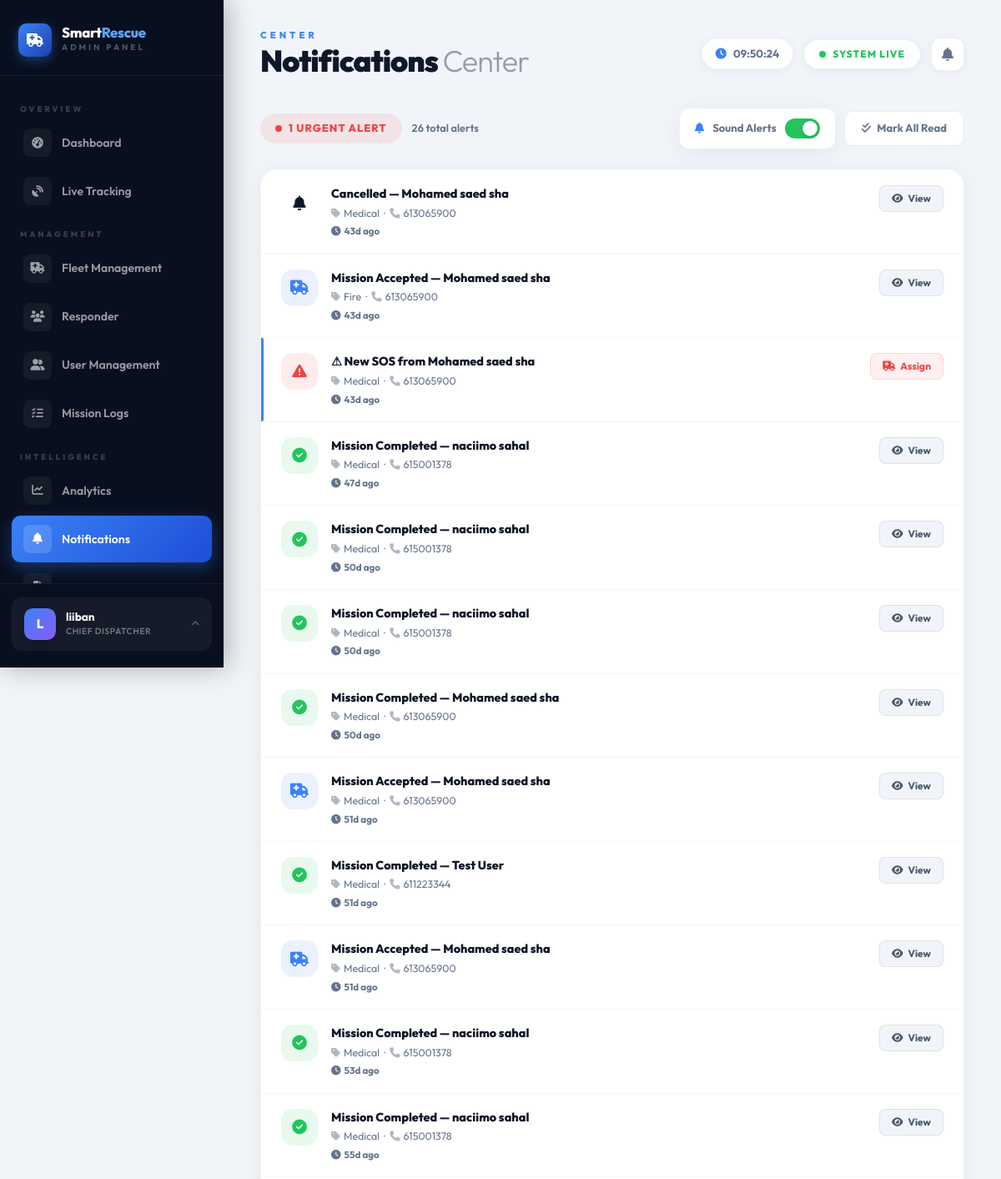
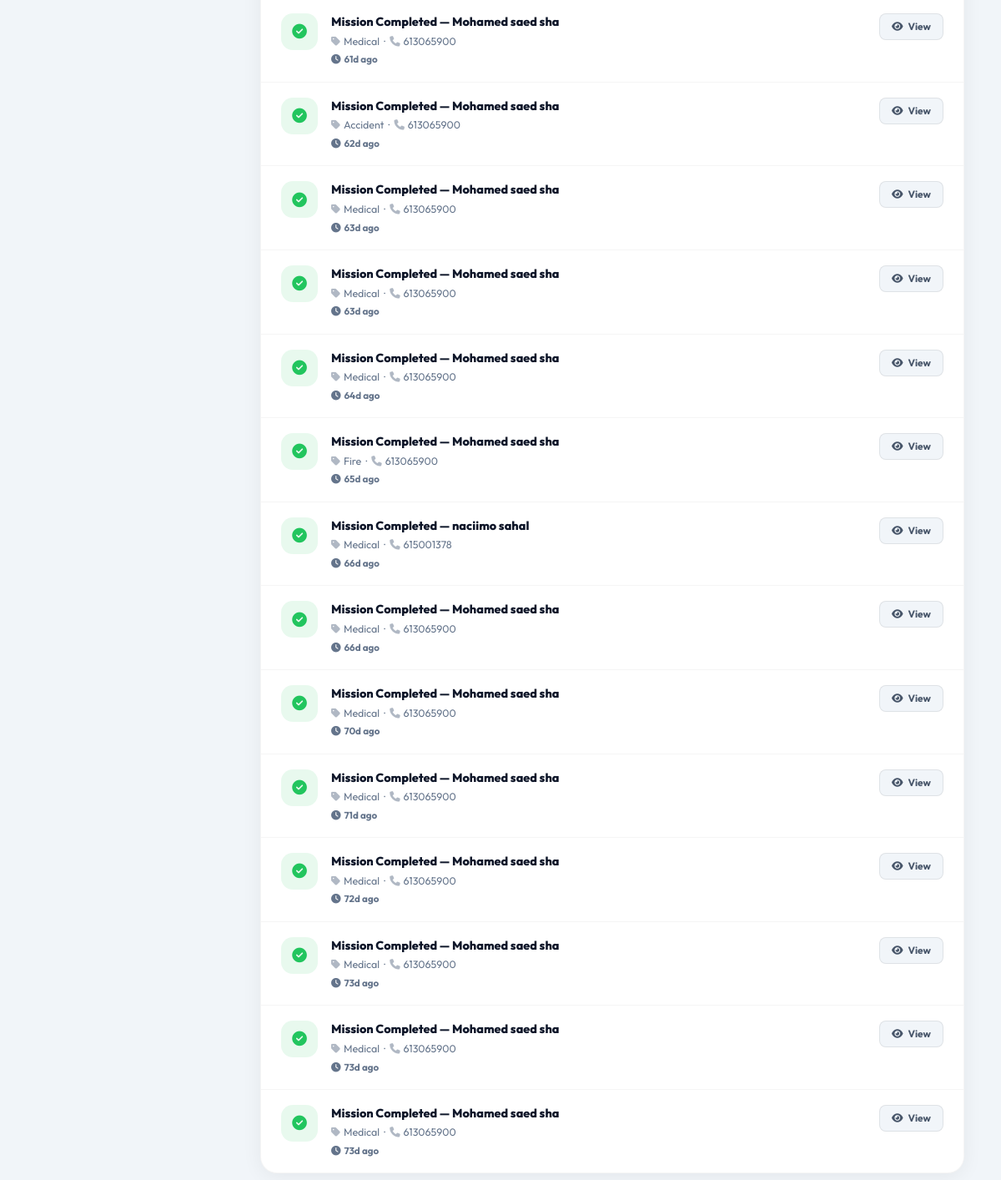
/admin/notifications.php (signed in), run on the app's committed database (2 pictures, top to bottom).
### tables this page shows
CREATE TABLE `system_settings` (
  `id` int(11) NOT NULL AUTO_INCREMENT,
  `setting_key` varchar(100) DEFAULT NULL,
  `setting_value` text DEFAULT NULL,
  `updated_at` timestamp NOT NULL DEFAULT current_timestamp() ON UPDATE current_timestamp(),
  PRIMARY KEY (`id`),
  UNIQUE KEY `setting_key` (`setting_key`)
);

CREATE TABLE `rescue_requests` (
  `id` int(11) NOT NULL AUTO_INCREMENT,
  `user_id` int(11) NOT NULL,
  `lat` decimal(10,8) DEFAULT NULL,
  `lng` decimal(11,8) DEFAULT NULL,
  `emergency_type` varchar(50) NOT NULL,
  `description` text DEFAULT NULL,
  `evidence_image` varchar(255) DEFAULT NULL,
  `status` varchar(50) DEFAULT 'pending',
  `created_at` timestamp NOT NULL DEFAULT current_timestamp(),
  `assigned_unit_id` int(11) DEFAULT NULL,
  `accuracy` float DEFAULT NULL,
  PRIMARY KEY (`id`)
);

CREATE TABLE `users` (
  `id` int(11) NOT NULL AUTO_INCREMENT,
  `fullname` varchar(100) NOT NULL,
  `phone` varchar(20) NOT NULL,
  `email` varchar(100) NOT NULL,
  `password` varchar(255) NOT NULL,
  `created_at` timestamp NOT NULL DEFAULT current_timestamp(),
  `role` varchar(50) NOT NULL DEFAULT 'user',
  `profile_image` varchar(255) DEFAULT NULL,
  `dark_mode` tinyint(1) DEFAULT 0,
  `medical_info` text DEFAULT NULL,
  `emergency_contacts` text DEFAULT NULL,
  `current_lat` decimal(10,8) DEFAULT NULL,
  `current_lng` decimal(11,8) DEFAULT NULL,
  `location_updated_at` timestamp NOT NULL DEFAULT current_timestamp() ON UPDATE current_timestamp(),
  `language` varchar(10) DEFAULT 'en',
  `date_format` varchar(10) DEFAULT 'dmy',
  `gps_enabled` tinyint(1) DEFAULT 1,
  `share_live_location` tinyint(1) DEFAULT 1,
  `location_history` tinyint(1) DEFAULT 0,
  `vibration_enabled` tinyint(1) DEFAULT 1,
  `notifications_enabled` tinyint(1) DEFAULT 1,
  `gps_access` tinyint(1) DEFAULT 1,
  `live_sos_location` tinyint(1) DEFAULT 1,
  `time_format_24h` tinyint(1) DEFAULT 1,
  `sound_alerts` tinyint(1) DEFAULT 1,
  `emergency_updates` tinyint(1) DEFAULT 1,
  `location_sharing` tinyint(1) DEFAULT 1,
  `auto_gps_tracking` tinyint(1) DEFAULT 1,
  `session_timeout` varchar(20) DEFAULT '30',
  `birth_date` date DEFAULT NULL,
  `gender` varchar(10) DEFAULT NULL,
  `last_session_id` varchar(255) DEFAULT NULL,
  PRIMARY KEY (`id`),
  UNIQUE KEY `email` (`email`)
);

### admin/includes/lang.php (called while the page is built, shortened)
<?php
if (!isset($sys_lang)) {
    $sys_lang = 'en';
    if (isset($conn)) {
        if (function_exists('get_setting')) {
            $sys_lang = get_setting($conn, 'language', 'en');
        } else {
            $_lang_res = mysqli_query($conn, "SELECT setting_value FROM system_settings WHERE setting_key='language' LIMIT 1");
            if ($_lang_res && $_lang_row = mysqli_fetch_assoc($_lang_res)) {
                $sys_lang = $_lang_row['setting_value'] ?: 'en';
            }
        }
    }
}
function t($key) {
    global $translations, $sys_lang;
    $lang = $sys_lang ?? 'en';
    if (isset($translations[$lang][$key])) {
        return $translations[$lang][$key];
    }
    return $key;
}
?>

### admin/notifications.php (the view, shortened to what this page needs)
<?php
require_once '../config/db.php';
$q = "SELECT r.id, r.status, r.emergency_type, r.created_at, r.lat, r.lng,
             u.fullname as patient_name, u.phone as patient_phone
      FROM rescue_requests r
      JOIN users u ON r.user_id = u.id
      ORDER BY r.created_at DESC LIMIT 50";
$res = mysqli_query($conn, $q);
$alerts = [];
while ($row = mysqli_fetch_assoc($res)) $alerts[] = $row;
$new_count = count(array_filter($alerts, fn($a) => $a['status'] === 'pending'));
?>
<!DOCTYPE html>
<html lang="en">
<head>
<link rel="stylesheet" href="https://cdn.jsdelivr.net/npm/bootstrap@5.3.2/dist/css/bootstrap.min.css">
<link rel="stylesheet" href="https://cdnjs.cloudflare.com/ajax/libs/font-awesome/6.5.0/css/all.min.css">
</head>
<body>
<?php include 'includes/sidebar.php'; ?>
<main class="main-wrapper">
<?php $page_title = 'Notifications'; $page_subtitle = 'Center'; include 'includes/topbar.php'; ?>
<div class="notif-toolbar">
    <div style="display:flex;align-items:center;gap:12px">
        <?php if ($new_count > 0): ?>
        <div class="notif-count-badge">
            <span style="width:8px;height:8px;background:#ef4444;border-radius:50%;animation:pulse-badge 1.5s infinite"></span>
            <?= $new_count ?> Urgent Alert<?= $new_count > 1 ? 's' : '' ?>
        </div>
        <?php endif; ?>
        <span style="font-size:0.8rem;font-weight:600;color:var(--text-muted)"><?= count($alerts) ?> total alerts</span>
    </div>
    <div class="notif-actions">
        <div class="sound-toggle-row">
            <i class="fa fa-bell" style="color:var(--accent)"></i>
            <span>Sound Alerts</span>
            <label class="toggle-switch">
                <span class="toggle-slider"></span>
            </label>
        </div>
        <form method="POST">
            <button type="submit" name="mark_all_read" class="btn-mark-read">
                <i class="fa fa-check-double"></i> Mark All Read
            </button>
        </form>
    </div>
</div>
<div class="panel">
<?php foreach ($alerts as $a):
    $isPending = $a['status'] === 'pending';
    $iconClass = $a['status'];
    $icons = ['pending'=>'fa-triangle-exclamation','accepted'=>'fa-truck-medical','completed'=>'fa-circle-check','cancelled'=>'fa-ban'];
    $icon = $icons[$a['status']] ?? 'fa-bell';
    $timeAgo = human_time_diff(strtotime($a['created_at']));
?>
<div class="notif-item <?= $isPending ? 'unread' : '' ?>">
    <div class="notif-icon <?= $iconClass ?>"><i class="fa <?= $icon ?>"></i></div>
    <div class="notif-body">
        <div class="notif-title">
            <?php if ($isPending): ?>⚠ New SOS from <?= htmlspecialchars($a['patient_name']) ?>
            <?php elseif ($a['status'] === 'accepted'): ?>Mission Accepted — <?= htmlspecialchars($a['patient_name']) ?>
            <?php elseif ($a['status'] === 'completed'): ?>Mission Completed — <?= htmlspecialchars($a['patient_name']) ?>
            <?php else: ?>Cancelled — <?= htmlspecialchars($a['patient_name']) ?>
            <?php endif; ?>
        </div>
        <div class="notif-sub">
            <i class="fa fa-tag" style="margin-right:4px;opacity:0.5"></i><?= htmlspecialchars($a['emergency_type'] ?? 'Unknown') ?>
            &nbsp;·&nbsp;
            <i class="fa fa-phone" style="margin-right:4px;opacity:0.5"></i><?= htmlspecialchars($a['patient_phone']) ?>
        </div>
        <div class="notif-time"><i class="fa fa-clock" style="margin-right:4px"></i><?= $timeAgo ?></div>
    </div>
    <?php if ($isPending): ?>
    <a href="javascript:void(0)" onclick="openAssignModal(<?= $a['id'] ?>, <?= floatval($a['lat']) ?>, <?= floatval($a['lng']) ?>, '<?= addslashes(htmlspecialchars($a['emergency_type'])) ?>')" class="notif-action-btn urgent"><i class="fa fa-truck-medical"></i> Assign</a>
    <?php else: ?>
    <a href="incident.php?id=<?= $a['id'] ?>" class="notif-action-btn"><i class="fa fa-eye"></i> View</a>
    <?php endif; ?>
</div>
<?php endforeach; ?>
</div>
</main>
<?php
function human_time_diff($time) {
    $diff = time() - $time;
    return floor($diff/86400) . 'd ago';
}
?>
</body>
</html>

### admin/includes/sidebar.php (shortened to what this page needs)
<?php
$current_page = basename($_SERVER['PHP_SELF']);
function navActive($page, $current) {
    return $page === $current ? 'active' : '';
}
if (!function_exists('t')) {
    require_once __DIR__ . '/lang.php';
}
?>
<aside class="sidebar">
    <a href="index.php" class="sidebar-brand">
        <div class="sidebar-brand-icon"><i class="fa fa-truck-medical"></i></div>
        <div>
            <div class="sidebar-brand-text">Smart<span>Rescue</span></div>
            <div class="sidebar-brand-sub"><?= t('Admin Panel') ?></div>
        </div>
    </a>
    <nav class="sidebar-nav">
        <div class="nav-section-label"><?= t('Overview') ?></div>
        <a href="index.php" class="nav-item-link <?= navActive('index.php', $current_page) ?>">
            <span class="nav-icon"><i class="fa fa-gauge-high"></i></span>
            <?= t('Dashboard') ?>
        </a>
        <a href="live-tracking.php" class="nav-item-link <?= navActive('live-tracking.php', $current_page) ?>">
            <span class="nav-icon"><i class="fa fa-satellite-dish"></i></span>
            <?= t('Live Tracking') ?>
        </a>
        <div class="nav-section-label"><?= t('Management') ?></div>
        <a href="fleet.php" class="nav-item-link <?= navActive('fleet.php', $current_page) ?>">
            <span class="nav-icon"><i class="fa fa-truck-medical"></i></span>
            <?= t('Fleet Management') ?>
        </a>
        <a href="team.php" class="nav-item-link <?= navActive('team.php', $current_page) ?>">
            <span class="nav-icon"><i class="fa fa-users"></i></span>
            <?= t('Responder') ?>
        </a>
        <a href="users.php" class="nav-item-link <?= navActive('users.php', $current_page) ?>">
            <span class="nav-icon"><i class="fa fa-user-group"></i></span>
            <?= t('User Management') ?>
        </a>
        <a href="view-requests.php" class="nav-item-link <?= navActive('view-requests.php', $current_page) ?>">
            <span class="nav-icon"><i class="fa fa-list-check"></i></span>
            <?= t('Mission Logs') ?>
        </a>
        <div class="nav-section-label"><?= t('Intelligence') ?></div>
        <a href="analytics.php" class="nav-item-link <?= navActive('analytics.php', $current_page) ?>">
            <span class="nav-icon"><i class="fa fa-chart-line"></i></span>
            <?= t('Analytics') ?>
        </a>
        <a href="notifications.php" class="nav-item-link <?= navActive('notifications.php', $current_page) ?>">
            <span class="nav-icon"><i class="fa fa-bell"></i></span>
            <?= t('Notifications') ?>
        </a>
        <a href="reports.php" class="nav-item-link <?= navActive('reports.php', $current_page) ?>">
            <span class="nav-icon"><i class="fa fa-file-lines"></i></span>
        </a>
    </nav>
    <div class="sidebar-footer">
        <div class="profile-dropdown-wrapper" id="pddWrapper">
            <div class="admin-profile-card" id="pddTrigger" role="button" aria-haspopup="true" aria-expanded="false">
                <div style="display:flex; align-items:center; gap:12px;">
                    <div class="admin-avatar">
                        <?php if(!empty($_SESSION['profile_image'])): ?>
                            <img src="../<?= htmlspecialchars($_SESSION['profile_image']) ?>" style="width:100%;height:100%;object-fit:cover;" alt="avatar">
                        <?php else: ?>
                            <?= strtoupper(substr($_SESSION['fullname'] ?? 'A', 0, 1)) ?>
                        <?php endif; ?>
                    </div>
                    <div>
                        <div class="admin-name"><?= htmlspecialchars($_SESSION['fullname'] ?? 'Admin') ?></div>
                        <div class="admin-role">Chief Dispatcher</div>
                    </div>
                </div>
                <i class="fa fa-chevron-up pdd-chevron" aria-hidden="true"></i>
            </div>
        </div>
    </div>
</aside>

### admin/notifications.php (style rules this page uses)
* { box-sizing:border-box;margin:0;padding:0 }
:root { --bg:#f1f5f9;--card-bg:#fff;--text:#0f172a;--text-muted:#64748b;--accent:#3b82f6;--sidebar-width:268px;--shadow:0 4px 24px rgba(0,0,0,0.06); }
body { font-family:'Outfit',sans-serif;background:var(--bg);color:var(--text); }
.main-wrapper { margin-left:var(--sidebar-width);padding:36px 44px;min-height:100vh; }
.notif-toolbar { display:flex;align-items:center;justify-content:space-between;margin-bottom:24px;flex-wrap:wrap;gap:12px; }
.notif-count-badge { display:inline-flex;align-items:center;gap:8px; padding:8px 18px;border-radius:50px; background:rgba(239,68,68,0.1);color:#ef4444; font-size:0.8rem;font-weight:800;text-transform:uppercase;letter-spacing:1px; }
.notif-actions { display:flex;align-items:center;gap:10px; }
.btn-mark-read { display:inline-flex;align-items:center;gap:7px; padding:10px 20px;border-radius:10px; border:none;cursor:pointer;font-family:'Outfit',sans-serif; font-size:0.82rem;font-weight:700; background:var(--card-bg);color:var(--text-muted); border:1px solid rgba(0,0,0,0.08);transition:0.2s; }
.sound-toggle-row { display:flex;align-items:center;gap:10px; padding:12px 18px;border-radius:12px; background:var(--card-bg);border:1px solid rgba(0,0,0,0.06); font-size:0.82rem;font-weight:700;color:var(--text-muted); box-shadow:var(--shadow); }
.toggle-switch { position:relative;width:42px;height:24px;cursor:pointer; }
.toggle-slider { position:absolute;inset:0;background:#cbd5e1;border-radius:50px;transition:0.3s; }
.toggle-slider::before { content:'';position:absolute;height:18px;width:18px;left:3px;bottom:3px; background:white;border-radius:50%;transition:0.3s;box-shadow:0 1px 4px rgba(0,0,0,0.2); }
.toggle-switch input:checked + .toggle-slider { background:#22c55e; }
.toggle-switch input:checked + .toggle-slider::before { transform:translateX(18px); }
.panel { background:var(--card-bg);border-radius:20px;box-shadow:var(--shadow);border:1px solid rgba(0,0,0,0.04);overflow:hidden; }
.notif-item { display:flex;align-items:flex-start;gap:16px; padding:18px 24px;border-bottom:1px solid rgba(0,0,0,0.04); transition:background 0.15s; position:relative; }
.notif-item:last-child { border-bottom:none; }
.notif-item.unread::before { content:'';position:absolute;left:0;top:0;bottom:0;width:3px; background:var(--accent);border-radius:0 2px 2px 0; }
.notif-icon { width:44px;height:44px;border-radius:14px; display:flex;align-items:center;justify-content:center; font-size:1.1rem;flex-shrink:0; }
.notif-icon.pending { background:rgba(239,68,68,0.1);color:#ef4444; }
.notif-icon.accepted { background:rgba(59,130,246,0.1);color:#3b82f6; }
.notif-icon.completed { background:rgba(34,197,94,0.1);color:#22c55e; }
.notif-body { flex:1; }
.notif-title { font-size:0.9rem;font-weight:800;margin-bottom:3px; }
.notif-sub { font-size:0.78rem;color:var(--text-muted); }
.notif-time { font-size:0.72rem;font-weight:700;color:var(--text-muted);white-space:nowrap;margin-top:3px; }
.notif-action-btn { display:inline-flex;align-items:center;gap:6px; padding:6px 14px;border-radius:8px; font-size:0.75rem;font-weight:700;text-decoration:none; background:#f1f5f9;color:#475569;border:1px solid rgba(0,0,0,0.08); transition:0.2s;white-space:nowrap; }
.notif-action-btn.urgent { background:rgba(239,68,68,0.08);color:#ef4444;border-color:rgba(239,68,68,0.15); }

### data on the page
system_settings: setting_value "ADMIN PANEL", setting_value "OVERVIEW", setting_value "Dashboard", setting_value "Live Tracking", setting_value "MANAGEMENT", setting_value "Fleet Management", setting_value "Responder", setting_value "User Management", setting_value "Mission Logs", setting_value "INTELLIGENCE", setting_value "Analytics", setting_value "Notifications"
rescue_requests: user.fullname "Mohamed saed sha", emergency_type "Medical", user.phone "613065900", created_at "43d ago"
rescue_requests: user.fullname "Mohamed saed sha", emergency_type "Fire", user.phone "613065900", created_at "43d ago"
rescue_requests: user.fullname "Mohamed saed sha", emergency_type "Medical", user.phone "613065900", created_at "43d ago"
rescue_requests: user.fullname "naciimo sahal", emergency_type "Medical", user.phone "615001378", created_at "47d ago"
rescue_requests: user.fullname "naciimo sahal", emergency_type "Medical", user.phone "615001378", created_at "50d ago"
rescue_requests: user.fullname "naciimo sahal", emergency_type "Medical", user.phone "615001378", created_at "50d ago"
rescue_requests: user.fullname "Mohamed saed sha", emergency_type "Medical", user.phone "613065900", created_at "50d ago"
rescue_requests: user.fullname "Mohamed saed sha", emergency_type "Medical", user.phone "613065900", created_at "51d ago"
rescue_requests: user.fullname "Test User", emergency_type "Medical", user.phone "611223344", created_at "51d ago"
rescue_requests: user.fullname "Mohamed saed sha", emergency_type "Medical", user.phone "613065900", created_at "51d ago"
rescue_requests: user.fullname "naciimo sahal", emergency_type "Medical", user.phone "615001378", created_at "53d ago"
rescue_requests: user.fullname "naciimo sahal", emergency_type "Medical", user.phone "615001378", created_at "55d ago"
rescue_requests: user.fullname "Mohamed saed sha", emergency_type "Medical", user.phone "613065900", created_at "61d ago"
rescue_requests: user.fullname "Mohamed saed sha", emergency_type "Accident", user.phone "613065900", created_at "62d ago"
rescue_requests: user.fullname "Mohamed saed sha", emergency_type "Medical", user.phone "613065900", created_at "63d ago"
rescue_requests: user.fullname "Mohamed saed sha", emergency_type "Medical", user.phone "613065900", created_at "63d ago"
rescue_requests: user.fullname "Mohamed saed sha", emergency_type "Medical", user.phone "613065900", created_at "64d ago"
rescue_requests: user.fullname "Mohamed saed sha", emergency_type "Fire", user.phone "613065900", created_at "65d ago"
rescue_requests: user.fullname "naciimo sahal", emergency_type "Medical", user.phone "615001378", created_at "66d ago"
rescue_requests: user.fullname "Mohamed saed sha", emergency_type "Medical", user.phone "613065900", created_at "66d ago"
rescue_requests: user.fullname "Mohamed saed sha", emergency_type "Medical", user.phone "613065900", created_at "70d ago"
rescue_requests: user.fullname "Mohamed saed sha", emergency_type "Medical", user.phone "613065900", created_at "71d ago"
rescue_requests: user.fullname "Mohamed saed sha", emergency_type "Medical", user.phone "613065900", created_at "72d ago"
rescue_requests: user.fullname "Mohamed saed sha", emergency_type "Medical", user.phone "613065900", created_at "73d ago"
rescue_requests: user.fullname "Mohamed saed sha", emergency_type "Medical", user.phone "613065900", created_at "73d ago"
rescue_requests: user.fullname "Mohamed saed sha", emergency_type "Medical", user.phone "613065900", created_at "73d ago"

### other printed values
substr($_SESSION['fullname'] ?? 'A', 0, 1) "L"
$_SESSION['fullname'] "liiban"
$page_subtitle "CENTER"
$page_title "Notifications"
$page_subtitle "Center"
$new_count "1"
count($alerts) "26"
